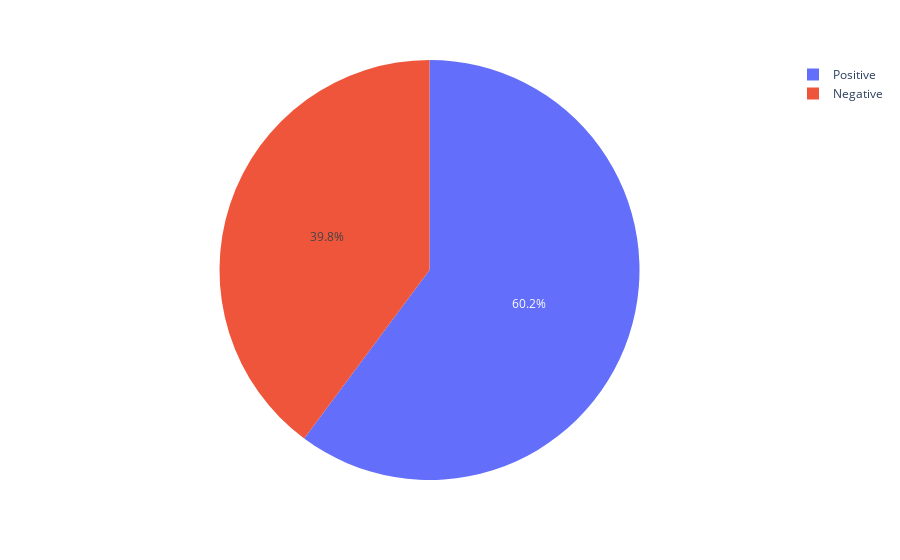

Notebook cell for this chart:
### Code cell
fig = px.pie(values=Movies_Data['Polarity_Rating'].value_counts(), 
             names=Movies_Data['Polarity_Rating'].value_counts().index)
fig.show()

### Figure 1 — Plotly figure (JSON) as saved in the notebook; plotly's stock layout.template omitted (floating-point values rounded to 4 significant figures)
{"data": [{"domain": {"x": [0, 1], "y": [0, 1]}, "hovertemplate": "label=%{label}<br>value=%{value}<extra></extra>", "labels": ["Positive", "Negative"], "legendgroup": "", "name": "", "showlegend": true, "type": "pie", "values": [1552, 1027]}], "layout": {"legend": {"tracegroupgap": 0}, "margin": {"t": 60}}}
